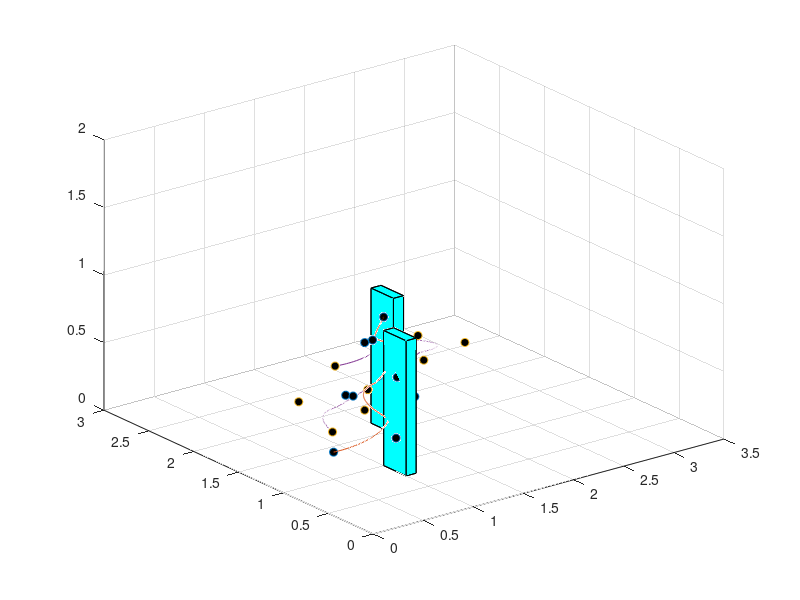

MATLAB code for this plot:
%% environment fără obstacole -> 7 puncte  -> Algoritmul Bézier extins
tic;
xlim([0 3.5])
ylim([0 3])
zlim([0 2])
t = linspace(0,1,101);
t_aux = linspace(0,1,5);

% 7  puncte
% matrix_points = [0.4,1.2,1.5,2,1.7,1.3,0.4; 0.8,0.3,1,0.8,1.5,1.1,0.8; 0.4,0.4,0.4,0.8,0.8,0.8,0.8;];

% 10 puncte
matrix_points = [0.5,0.9,1.4,0.8,0.65,1,1.3,0.9,0.8,1; 1,0.75,1.1,1.2,0.95,0.85,1.05,1.1,0.9,1; 0.2,0.3,0.4,0.5,0.6,0.7,0.8,0.9,1,1.1;];


plot3(matrix_points(1,:),matrix_points(2,:),matrix_points(3,:),'o','MarkerFaceColor','k');
hold on
grid on;

i = 1;
midlevel = 0;
midpoint_first = 0;
matrix_aux = zeros(3,4);
pts_final = 0;
pts_aux = 0;
nr_puncte = 0;
var = 1;
while i<=length(matrix_points)
    var = 1;
    while var<=4
        if(i<=length(matrix_points))
            matrix_aux(:,var) = matrix_points(:,i);
            var = var+1;
            i = i+1;
        else
            break;
        end
    end
    if (i< length(matrix_points))
        i = i-1;
    end 
    pts = kron((1-t).^3,matrix_aux(:,1)) + kron(3*(1-t).^2.*t,matrix_aux(:,2)) + kron(3*(1-t).*t.^2,matrix_aux(:,3)) + kron(t.^3,matrix_aux(:,4));
    if midlevel == 1
        middle = int16(length(pts)/2);
        midpoint_last= pts(:,middle);
        middle_point = pts(:,1);
        pts_midpoint = kron((1-t).^2,midpoint_first) + kron(2*(1-t).*t,middle_point) + kron(t.^2,midpoint_last);

        P1 = pts_aux(:,end);
        P2 = pts_midpoint(:,2);
        pts_second_curve =  kron((1-t_aux).^2,P1) + kron(2*(1-t_aux).*t_aux,midpoint_first) + kron(t_aux.^2,P2);
        pts_final = horzcat(pts_final,pts_second_curve(:,2:end));

        if (i >= length(matrix_points))
            pts_aux = pts_midpoint(:,3:end-2);
            pts_final = horzcat(pts_final,pts_aux);
            P1 = pts_midpoint(:,end-1);
            P2 = pts(:,middle+1);
            midpoint_first = pts_midpoint(:,end);
            pts_second_curve =  kron((1-t_aux).^2,P1) + kron(2*(1-t_aux).*t_aux,midpoint_first) + kron(t_aux.^2,P2);
            pts_final = horzcat(pts_final,pts_second_curve);
            pts_final = horzcat(pts_final,pts(:,middle+2:end));
        else
            pts_aux = pts_midpoint(:,3:end-2);
            pts_final = horzcat(pts_final,pts_aux); 
        end
        midpoint_first = midpoint_last;
        aux = size(pts_final);
        nr_puncte = nr_puncte + aux(2);
    else
        if midpoint_first == 0
            j = int16(length(pts)/2);
            midpoint_first= pts(:,j);
            midlevel = 1;
        end
        middle = int16(length(pts)/2);
        pts_aux = pts(:,1:middle-1);

        if(pts_final == 0)
            pts_final = pts_aux;
        else
            pts_final = horzcat(pts_final,pts_aux);
        end
    end
end


j = 1;
lung_traiectorie= 0 ;
size_pts = size(pts_final);
nr_puncte = size_pts(2);
while j < size_pts(2)
    first_point = pts_final(:,j);
    second_point = pts_final(:,j + 1);
    lung_traiectorie = lung_traiectorie + sqrt((second_point(1,1) - first_point(1,1))^2 + (second_point(2,1) - first_point(2,1))^2 + (second_point(3,1) - first_point(3,1))^2);
    j = j + 1;
end

plot3(pts_final(1,:),pts_final(2,:),pts_final(3,:));

elapsed_time = toc;
disp(['Lungimea traiectoriei: ' , num2str(lung_traiectorie) , ' metri']);
disp(['Durata de execuție: ', num2str(elapsed_time), ' secunde']);
disp(['Numarul de puncte utilizat:' , num2str(nr_puncte)]);

% csvwrite('data_modified_without_obst.csv', pts_final);
% Salvarea traiectorie într-un fișier de tip csv

%% environment cu obstacole -> 7 puncte  -> Algoritmul Bézier extins
tic;
xlim([0 3.5])
ylim([0 3])
zlim([0 2])
t = linspace(0,1,101);
t_aux = linspace(0,1,5);

% 7 puncte
% matrix_points = [0.3,1.2,1.4,1.8,1.4,1.3,0.8; 0.8,0.6,0.2,0.8,1,1.4,1.3; 0.4,0.4,0.4,0.7,0.7,0.7,0.7];

% 10 puncte
matrix_points = [0.4,0.6,0.9,1.2,1.4,1.7,1.9,1.8,2.1,1.5; 0.9,1.5,1.1,1.4,1,1.4,1.1,1.9,2,2.1; 0.4,0.4,0.4,0.4,0.7,0.7,0.7,0.7,0.3,0.3];

plot3(matrix_points(1,:),matrix_points(2,:),matrix_points(3,:),'o','MarkerFaceColor','k');
hold on
grid on;

% Obstacol 1
length_obs = 1.1;
width_obs = 0.75;
height_obs = 1;

vertices = [
    1 1 0; 
    length_obs 1 0; 
    length_obs width_obs 0; 
    1 width_obs 0; 
    1 1 height_obs; 
    length_obs 1 height_obs; 
    length_obs width_obs height_obs; 
    1 width_obs height_obs
];


faces = [
    1 2 6 5; 
    2 3 7 6; 
    3 4 8 7; 
    4 1 5 8; 
    1 2 3 4; 
    5 6 7 8  
];

patch('Vertices', vertices, 'Faces', faces, 'FaceColor', 'cyan', 'EdgeColor', 'black');
hold on

% Obstacol 2
length_obs = 1.6;
width_obs = 1.45;
height_obs = 1;

vertices = [
    1.5 1.7 0; 
    length_obs 1.7 0; 
    length_obs width_obs 0; 
    1.5 width_obs 0; 
    1.5 1.7 height_obs; 
    length_obs 1.7 height_obs; 
    length_obs width_obs height_obs; 
    1.5 width_obs height_obs
];


faces = [
    1 2 6 5; 
    2 3 7 6; 
    3 4 8 7; 
    4 1 5 8; 
    1 2 3 4; 
    5 6 7 8  
];

patch('Vertices', vertices, 'Faces', faces, 'FaceColor', 'cyan', 'EdgeColor', 'black');
hold on


i = 1;
midlevel = 0;
midpoint_first = 0;
matrix_aux = zeros(3,4);
pts_final = 0;
pts_aux = 0;
nr_puncte = 0;
var = 1;
while i<=length(matrix_points)
    var = 1;
    while var<=4
        if(i<=length(matrix_points))
            matrix_aux(:,var) = matrix_points(:,i);
            var = var+1;
            i = i+1;
        else
            break;
        end
    end
    if (i< length(matrix_points))
        i = i-1;
    end 
    pts = kron((1-t).^3,matrix_aux(:,1)) + kron(3*(1-t).^2.*t,matrix_aux(:,2)) + kron(3*(1-t).*t.^2,matrix_aux(:,3)) + kron(t.^3,matrix_aux(:,4));
    if midlevel == 1
        middle = int16(length(pts)/2);
        midpoint_last= pts(:,middle);
        middle_point = pts(:,1);
        pts_midpoint = kron((1-t).^2,midpoint_first) + kron(2*(1-t).*t,middle_point) + kron(t.^2,midpoint_last);

        P1 = pts_aux(:,end);
        P2 = pts_midpoint(:,2);
        pts_second_curve =  kron((1-t_aux).^2,P1) + kron(2*(1-t_aux).*t_aux,midpoint_first) + kron(t_aux.^2,P2);
        pts_final = horzcat(pts_final,pts_second_curve(:,2:end));

        if (i >= length(matrix_points))
            pts_aux = pts_midpoint(:,2:end-2);
            pts_final = horzcat(pts_final,pts_aux);
            P1 = pts_midpoint(:,end-1);
            P2 = pts(:,middle+1);
            midpoint_first = pts_midpoint(:,end);
            pts_second_curve =  kron((1-t_aux).^2,P1) + kron(2*(1-t_aux).*t_aux,midpoint_first) + kron(t_aux.^2,P2);
            pts_final = horzcat(pts_final,pts_second_curve);
            pts_final = horzcat(pts_final,pts(:,middle+2:end));
        else
            pts_aux = pts_midpoint(:,2:end);
            pts_final = horzcat(pts_final,pts_aux); 
        end
        midpoint_first = midpoint_last;
        aux = size(pts_final);
        nr_puncte = nr_puncte + aux(2);
    else
        if midpoint_first == 0
            j = int16(length(pts)/2);
            midpoint_first= pts(:,j);
            midlevel = 1;
        end
        middle = int16(length(pts)/2);
        pts_aux = pts(:,1:middle-1);

        if(pts_final == 0)
            pts_final = pts_aux;
        else
            pts_final = horzcat(pts_final,pts_aux);
        end
    end
    % var = 2;
end


j = 1;
lung_traiectorie= 0 ;
size_pts = size(pts_final);
while j < size_pts(2)
    first_point = pts_final(:,j);
    second_point = pts_final(:,j + 1);
    lung_traiectorie = lung_traiectorie + sqrt((second_point(1,1) - first_point(1,1))^2 + (second_point(2,1) - first_point(2,1))^2 + (second_point(3,1) - first_point(3,1))^2);
    j = j + 1;
end

plot3(pts_final(1,:),pts_final(2,:),pts_final(3,:));

elapsed_time = toc;
disp(['Lungimea traiectoriei: ' , num2str(lung_traiectorie) , ' metri']);
disp(['Durata de execuție: ', num2str(elapsed_time), ' secunde']);
disp(['Numarul de puncte utilizat:' , num2str(nr_puncte)]);

% csvwrite('data_modified_obst.csv', pts_final);
% Salvarea traiectorie într-un fișier de tip csv
